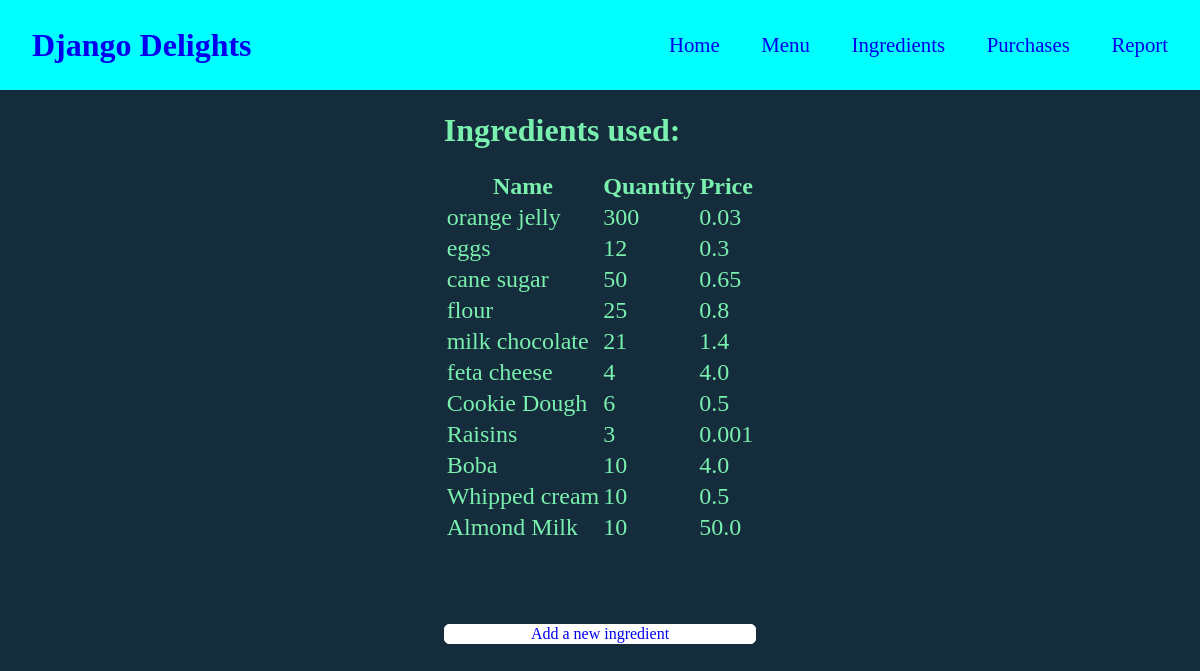
The page /ingredients/ on the database its author committed.
### delights/models.py (models this page shows, shortened)
class Ingredient(models.Model):
    name = models.CharField(max_length=100)
    quantity = models.IntegerField()
    price = models.FloatField()
    class Meta:
        constraints = [
            models.UniqueConstraint(fields=['name'], name='unique_ingredient_name')
        ]

### delights/views.py (the view)
# urls.py: path('ingredients/', IngredientsView.as_view(), name='ingredients'),
class IngredientsView(ListView):
    model = Ingredient
    template_name = "delights/ingredients.html"
    context_object_name = "ingredients"

### delights/templates/delights/ingredients.html
{% extends 'delights/base.html' %}
{% block content %}
  <div class="ingredients-content">
    <h1>Ingredients used:</h1>
    <table class="table">
      <tr>
        <th>Name</th>
        <th>Quantity</th>
        <th>Price</th>
      </tr>
      {% for ingredient in ingredients %}
        <tr>
          <td>{{ ingredient.name }}</td>
          <td>{{ ingredient.quantity }}</td>
          <td>{{ ingredient.price }}</td>
        </tr>
      {% endfor %}
    </table>
    <div>
      <a class= "add-button" href="{% url 'add_ingredient' %}">Add a new ingredient</a>
  </div>
  </div>
{% endblock %}

### static/css/style.css (style rules this page uses)
body { margin:0; display:flex; flex-direction: column; background-color: rgb(20, 44, 59); }
a { text-decoration: none; }
.ingredients-content, .menu-content, .purchase-content { display:flex; flex-direction: column; }
.table { font-size: 1.5em; }
.add-button { margin-top: 5em; border: 1px solid white; background-color: white; border-radius:5px; display:flex; flex-direction: row; align-items: center; justify-content: center; }

### rows shown on the page
Ingredient: name "orange jelly", quantity "300", price "0.03"
Ingredient: name "eggs", quantity "12", price "0.3"
Ingredient: name "cane sugar", quantity "50", price "0.65"
Ingredient: name "flour", quantity "25", price "0.8"
Ingredient: name "milk chocolate", quantity "21", price "1.4"
Ingredient: name "feta cheese", quantity "4", price "4.0"
Ingredient: name "Cookie Dough", quantity "6", price "0.5"
Ingredient: name "Raisins", quantity "3", price "0.001"
Ingredient: name "Boba", quantity "10", price "4.0"
Ingredient: name "Whipped cream", quantity "10", price "0.5"
Ingredient: name "Almond Milk", quantity "10", price "50.0"
